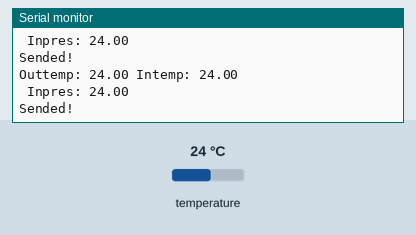
Bench run of a sketch on a simulated Arduino Uno, built with avr-gcc and run on an emulated ATmega328P. Shown: the last lines printed to the serial monitor. The inputs (shaded band) are chosen by the test bench; at power-on: temperature 24 °C. No radio packets arrive unless stated.

Above: at 2.4 s.
2.5 s: temperature set to 12 °C
At 3.2 s:
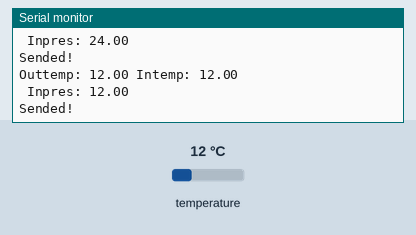
4.0 s: temperature set to 19 °C
At 5.0 s:
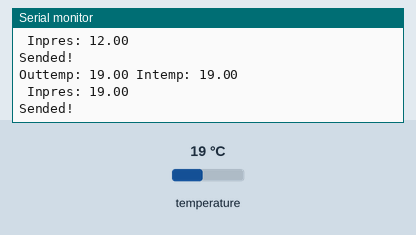
Timing chart, 0 to 7.0 s (numbered marks = the images above; inputs shaded):
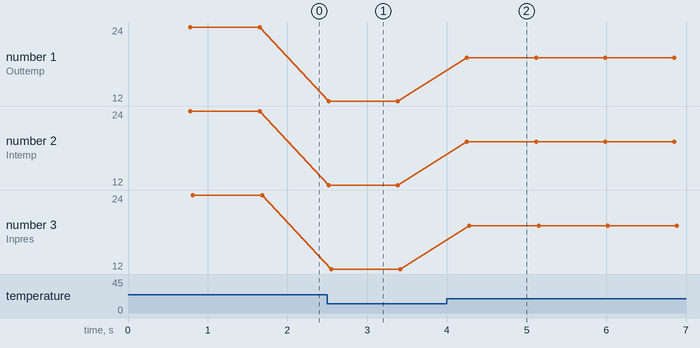

The sketch:

Dallas_temp_due.ino
```cpp
#include <SPI.h>
#include <nRF24L01.h>
#include <RF24.h>
#include <DallasTemperature.h>
#include <OneWire.h>
#include <Wire.h>
#include <Adafruit_BMP085.h>

#define CSNPIN 10
#define CEPIN 9

struct sendtemp {
  float outtemp;
  float intemp;
  float pres;
};

// Радио
RF24 radio(CEPIN, CSNPIN);

// Пайпы
const uint64_t pipes[2] = { 0xF0F0F0F0E1LL, 0xF0F0F0F0D2LL };


OneWire dswire(2);
DallasTemperature sensors(&dswire);
DeviceAddress dsaddr;
Adafruit_BMP085         bmp;

void setup() {
  Serial.begin(9600);
  Serial.println("Begin setup");
//  bmp.begin();
  sensors.getAddress(dsaddr, 0);
  sensors.setResolution(dsaddr, 12);
  radio.begin();
  // Настройка
  radio.setRetries(15, 15);
  radio.setAutoAck(1);
  radio.setChannel(50);
  radio.setDataRate(RF24_250KBPS);
  // Пайпы на запись и чтение
  radio.openWritingPipe(pipes[0]);
  radio.openReadingPipe(1, pipes[1]);
  radio.startListening();
  Serial.println("Setup finished!");
}

void loop() {
  sendtemp st;
  float tempc;
  sensors.requestTemperatures();
  tempc = sensors.getTempC(dsaddr);
  st.outtemp = tempc;
  Serial.print("Outtemp: ");
  Serial.print(tempc);
//  tempc = bmp.readTemperature();
//  st.intemp = tempc;
  st.intemp = 1.0;
  Serial.print(" Intemp: ");
  Serial.println(tempc);
//  tempc = bmp.readPressure() / 133.32;
//  st.pres = tempc;
  st.pres = 2.0;
  Serial.print(" Inpres: ");
  Serial.println(tempc);
  radio.stopListening();
  bool ok = radio.write(&st, sizeof(sendtemp));
  if (ok)
    Serial.println("Sended!");
  else
    Serial.println("ERROR: not sended!");
  radio.startListening();
  delay(100);
}
```

Measured:
- after the input at 2.5 s, the serial monitor: prints a new line at once (image 1)
- after the input at 4.0 s, the serial monitor: prints a new line after 0.25 s (image 2)
- plotted number 1: 24 → 12 after the input at 2.5 s, 12 → 19 after the input at 4.0 s
- plotted number 2: 24 → 12 after the input at 2.5 s, 12 → 19 after the input at 4.0 s
- plotted number 3: 24 → 12 after the input at 2.5 s, 12 → 19 after the input at 4.0 s
